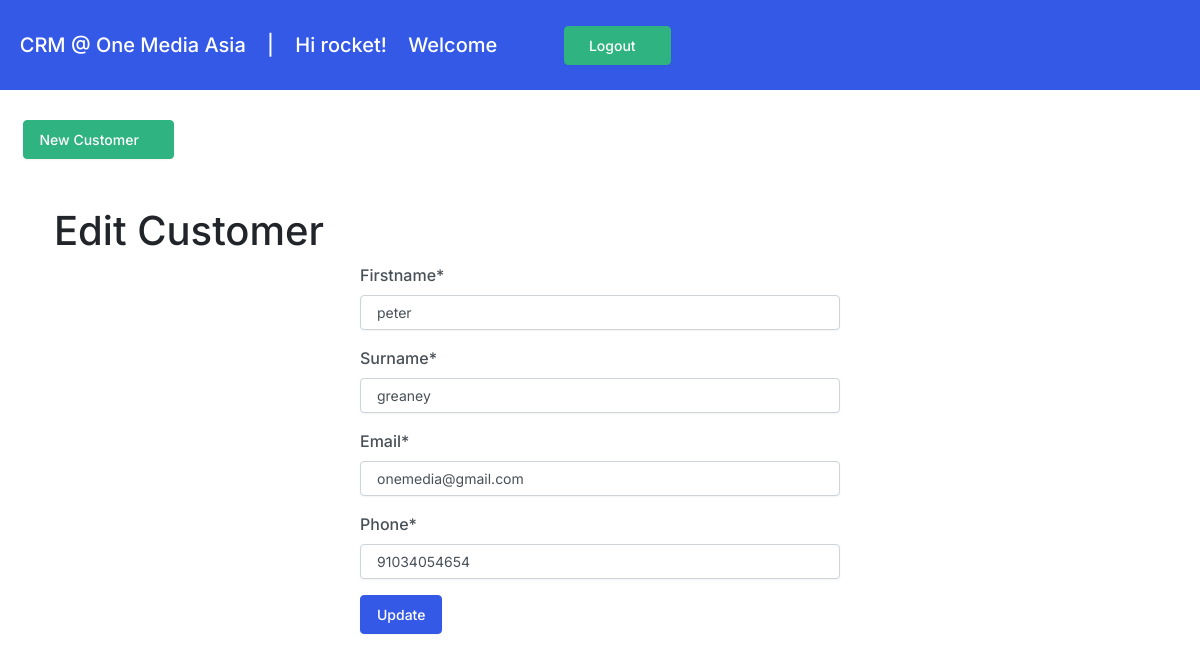
The page /customer/edit/39/ (signed in) on the database its author committed.
### crm/models.py (models this page shows, shortened)
class Customer(models.Model):
    firstname = models.CharField(max_length=255)
    surname = models.CharField(max_length=255)
    phone = models.CharField(max_length=255)
    email = models.EmailField(unique=True)
    created_at = models.DateTimeField(auto_now_add=True)

### crm/views.py (the view)
# urls.py: path('customer/edit/<int:pk>/', edit_customer, name='edit_customer'),
@login_required
def edit_customer(request, pk):
    customer = get_object_or_404(Customer, pk=pk)
    if request.method == 'POST':
        form = CustomerForm(request.POST, instance=customer)
        if form.is_valid():
            form.save()
            return redirect('/')  # Redirect to the customer list or detail view
    else:
        form = CustomerForm(instance=customer)
    return render(request, 'customers/edit_customer.html', {'form': form})

### crm/forms.py
class CustomerForm(forms.ModelForm):
    class Meta:
        model = Customer
        fields = ['firstname', 'surname', 'email', 'phone']  # List all the fields you want from the model

### crm/templates/customers/edit_customer.html (shortened to what this page needs)
<!DOCTYPE html>
<html>
<head>
  <link href="/static/css/bootstrap.min.css" rel="stylesheet" type="text/css">
    <link rel="stylesheet" href="https://cdn.jsdelivr.net/npm/bootstrap@4.3.1/dist/css/bootstrap.min.css">
    {% include "crm/navbar.html" %}
    <br><br>   <br>
    {% if success %}
    <div class="alert alert-success" role="alert">
      The new student added successfully.
      <a href="{% url 'index' %}" class="alert-link">Go to Home Page.</a>
    </div>
  {% else %}
</head>
<body>
    <div class="container">   <h1>Edit Customer</h1>
    {% load crispy_forms_tags  %}
    <form method="post" class="form-width">
        {{ form | crispy }}
        <button class="btn btn-primary"type="submit">Update</button>
    </form></div>{% endif%}
</body>
</html>

### crm/templates/crm/navbar.html (shortened to what this page needs)
{% load static %}
<nav class="navbar navbar-expand-md navbar-dark fixed-top bg-primary">
    <br><br>&nbsp;<a class="navbar-brand" href="/">CRM @ One Media Asia   &nbsp;&nbsp; |
      &nbsp;&nbsp; Hi {{ user}}!  &nbsp;&nbsp; Welcome  &nbsp;&nbsp;  </a>
    <div class="collapse navbar-collapse" id="navbarCollapse">
      <ul class="navbar-nav mr-auto">
       <li class="nav-item" >
        <form action="{% url 'logout' %}" method="post">
          {% csrf_token %} &nbsp;&nbsp; <button class="btn btn-success" type="submit">&nbsp;&nbsp;Logout&nbsp;&nbsp;<i class="fa-solid fa-wheelchair-move"></i></button>
      </form>
        </li>
     </div>
     <link href="/static/fontawesomefree/css/min.css" rel="stylesheet" type="text/css">
     <link rel="stylesheet" href="https://cdn.jsdelivr.net/npm/bootstrap@4.3.1/dist/css/bootstrap.min.css">
     <link href="{% static '/strap.min.css' %}" rel="stylesheet" type="text/css">
  </nav><br><br><br><br> <br>&nbsp;&nbsp;&nbsp;&nbsp;
    <a class="btn btn-success" href="/customer/add/">New Customer&nbsp;&nbsp;<span class="fa-solid fa-user-pen"><span></a>

### crm/templates/crm/navbar.html (style rules this page uses)
.form-width { margin: 0 auto; width: 30rem; }

### rows shown on the page
Customer: firstname "peter", surname "greaney", email "onemedia@gmail.com", phone "91034054654"

### other values the page prints
{{ user }} "rocket"
